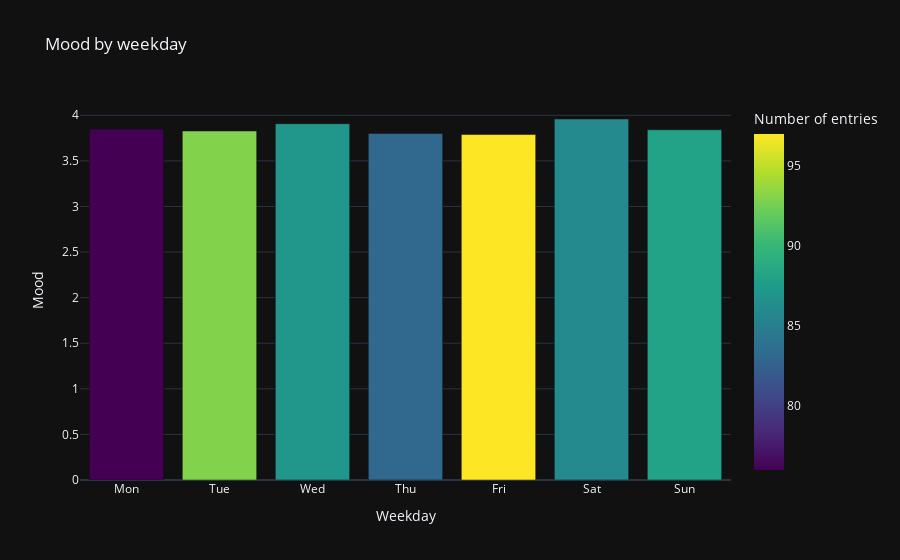

The code cell stored with this chart in its notebook:
### Code cell
df.by_time_bar_plot('weekday')

### Figure 1 — Plotly figure (JSON) as saved in the notebook; plotly's stock layout.template omitted (floating-point values rounded to 4 significant figures)
{"data": [{"alignmentgroup": "True", "hovertemplate": "Weekday=%{x}<br>Mood=%{y}<br>Number of entries=%{marker.color}<extra></extra>", "legendgroup": "", "marker": {"color": [76, 88, 86, 97, 83, 87, 93], "coloraxis": "coloraxis", "pattern": {"shape": ""}}, "name": "", "offsetgroup": "", "orientation": "v", "showlegend": false, "textposition": "auto", "type": "bar", "x": [0, 6, 5, 4, 3, 2, 1], "xaxis": "x", "y": [3.849, 3.841, 3.959, 3.789, 3.801, 3.908, 3.828], "yaxis": "y"}], "layout": {"barmode": "relative", "coloraxis": {"colorbar": {"title": {"text": "Number of entries"}}, "colorscale": [[0, "#440154"], [0.1111, "#482878"], [0.2222, "#3e4989"], [0.3333, "#31688e"], [0.4444, "#26828e"], [0.5556, "#1f9e89"], [0.6667, "#35b779"], [0.7778, "#6ece58"], [0.8889, "#b5de2b"], [1, "#fde725"]]}, "legend": {"tracegroupgap": 0}, "title": {"text": "Mood by weekday"}, "xaxis": {"anchor": "y", "domain": [0, 1], "dtick": 1, "tickmode": "array", "ticktext": ["Mon", "Tue", "Wed", "Thu", "Fri", "Sat", "Sun"], "tickvals": [0, 1, 2, 3, 4, 5, 6], "title": {"text": "Weekday"}}, "yaxis": {"anchor": "x", "domain": [0, 1], "title": {"text": "Mood"}}}}
